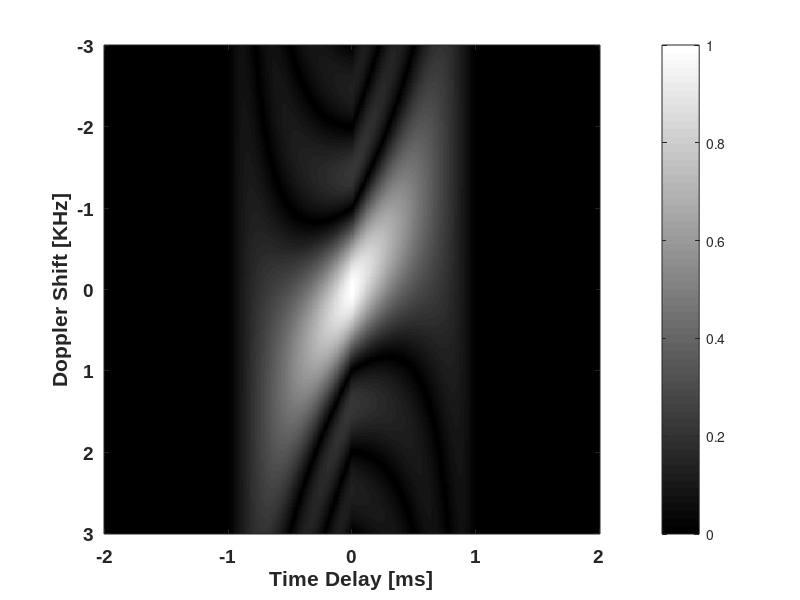

The MATLAB script that drew this image:
%----------------------------------------------------------------
% This code can be used to generate Figure 3.11
%----------------------------------------------------------------
clear all
close all

T=1e-3;A=1;k=2e6;
tau=-2e-3:1e-5:2e-3;fd=-3e3:10:3e3;fd=fd.';
TT=(T-abs(tau));
dummy=k*(ones(length(fd),1)*tau)-fd*ones(1,length(tau));
X1=sinc(dummy.*(ones(length(fd),1)*TT));
p=find(TT<0);
TT(p)=0;
X2=A*A*ones(length(fd),1)*TT;
X=X1.*X2; X=X/max(max(abs(X)));

%---Figure 3.11(a)------------------------------------------------
mesh(tau*1e3,fd*1e-3,abs(X));
colormap(gray)
set(gca,'FontName', 'Arial', 'FontSize',14,'FontWeight','Bold');
xlabel ('Time Delay [ms]')
ylabel ('Doppler Shift [KHz]')
zlabel ('Normalized AF')

%---Figure 3.11(b)------------------------------------------------
imagesc(tau*1e3,fd*1e-3,abs(X(length(X):-1:1,:)));
colormap(gray);
colorbar
set(gca,'FontName', 'Arial', 'FontSize',14,'FontWeight','Bold');
xlabel ('Time Delay [ms]')
ylabel ('Doppler Shift [KHz]')

